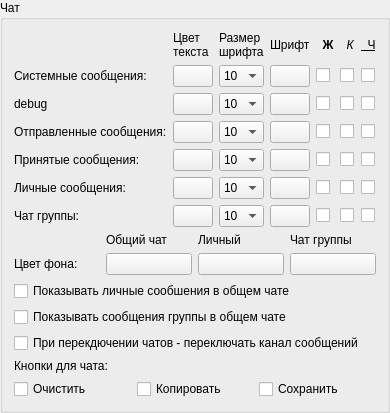
                      <widget class="QGroupBox" name="groupBox_6">
                       <property name="title">
                        <string>Чат</string>
                       </property>
                       <layout class="QVBoxLayout" name="verticalLayout_27">
                        <item>
                         <layout class="QGridLayout" name="gridLayout_6">
                          <item row="3" column="4">
                           <widget class="QCheckBox" name="cb_weightFontChatPush">
                            <property name="text">
                             <string/>
                            </property>
                           </widget>
                          </item>
                          <item row="5" column="3">
                           <widget class="QPushButton" name="pb_chatPrivateFont">
                            <property name="text">
                             <string/>
                            </property>
                           </widget>
                          </item>
                          <item row="5" column="1">
                           <widget class="QPushButton" name="pb_colorChatPrivate">
                            <property name="text">
                             <string/>
                            </property>
                           </widget>
                          </item>
                          <item row="5" column="6">
                           <widget class="QCheckBox" name="cb_underlineFontChatPrivate">
                            <property name="text">
                             <string/>
                            </property>
                           </widget>
                          </item>
                          <item row="2" column="1">
                           <widget class="QPushButton" name="pb_colorDebug">
                            <property name="text">
                             <string/>
                            </property>
                           </widget>
                          </item>
                          <item row="2" column="0">
                           <widget class="QLabel" name="label_52">
                            <property name="text">
                             <string>debug</string>
                            </property>
                           </widget>
                          </item>
                          <item row="4" column="1">
                           <widget class="QPushButton" name="pb_colorChatPull">
                            <property name="text">
                             <string/>
                            </property>
                           </widget>
                          </item>
                          <item row="4" column="0">
                           <widget class="QLabel" name="label_54">
                            <property name="text">
                             <string>Принятые сообщения:</string>
                            </property>
                           </widget>
                          </item>
                          <item row="4" column="4">
                           <widget class="QCheckBox" name="cb_weightFontChatPull">
                            <property name="text">
                             <string/>
                            </property>
                           </widget>
                          </item>
                          <item row="1" column="5">
                           <widget class="QCheckBox" name="cb_italicFontSystemInfo">
                            <property name="text">
                             <string/>
                            </property>
                           </widget>
                          </item>
                          <item row="0" column="5">
                           <widget class="QLabel" name="label_60">
                            <property name="font">
                             <font>
                              <italic>true</italic>
                             </font>
                            </property>
                            <property name="text">
                             <string>  К</string>
                            </property>
                           </widget>
                          </item>
                          <item row="1" column="4">
                           <widget class="QCheckBox" name="cb_weightFontSystemInfo">
                            <property name="text">
                             <string/>
                            </property>
                           </widget>
                          </item>
                          <item row="2" column="6">
                           <widget class="QCheckBox" name="cb_underlineFontDebug">
                            <property name="text">
                             <string/>
                            </property>
                           </widget>
                          </item>
                          <item row="1" column="0">
                           <widget class="QLabel" name="label_51">
                            <property name="text">
                             <string>Системные сообщения:</string>
                            </property>
                           </widget>
                          </item>
                          <item row="1" column="6">
                           <widget class="QCheckBox" name="cb_underlineFontSystemInfo">
                            <property name="text">
                             <string/>
                            </property>
                           </widget>
                          </item>
                          <item row="0" column="3">
                           <widget class="QLabel" name="label_58">
                            <property name="text">
                             <string>Шрифт</string>
                            </property>
                           </widget>
                          </item>
                          <item row="1" column="2">
                           <widget class="QComboBox" name="cb_systemInfoFondSize">
                            <item>
                             <property name="text">
                              <string>10</string>
                             </property>
                            </item>
                            <item>
                             <property name="text">
                              <string>11</string>
                             </property>
                            </item>
                            <item>
                             <property name="text">
                              <string>12</string>
                             </property>
                            </item>
                            <item>
                             <property name="text">
                              <string>13</string>
                             </property>
                            </item>
                            <item>
                             <property name="text">
                              <string>14</string>
                             </property>
                            </item>
                            <item>
                             <property name="text">
                              <string>15</string>
                             </property>
                            </item>
                            <item>
                             <property name="text">
                              <string>16</string>
                             </property>
                            </item>
                            <item>
                             <property name="text">
                              <string>17</string>
                             </property>
                            </item>
                            <item>
                             <property name="text">
                              <string>18</string>
                             </property>
                            </item>
                           </widget>
                          </item>
                          <item row="1" column="1">
                           <widget class="QPushButton" name="pb_colorSystemInfo">
                            <property name="text">
                             <string/>
                            </property>
                           </widget>
                          </item>
                          <item row="0" column="4">
                           <widget class="QLabel" name="label_59">
                            <property name="font">
                             <font>
                              <weight>75</weight>
                              <bold>true</bold>
                             </font>
                            </property>
                            <property name="text">
                             <string>  Ж</string>
                            </property>
                           </widget>
                          </item>
                          <item row="3" column="5">
                           <widget class="QCheckBox" name="cb_italicFontChatPush">
                            <property name="text">
                             <string/>
                            </property>
                           </widget>
                          </item>
                          <item row="2" column="5">
                           <widget class="QCheckBox" name="cb_italicFontDebug">
                            <property name="text">
                             <string/>
                            </property>
                           </widget>
                          </item>
                          <item row="2" column="4">
                           <widget class="QCheckBox" name="cb_weightFontDebug">
                            <property name="text">
                             <string/>
                            </property>
                           </widget>
                          </item>
                          <item row="1" column="3">
                           <widget class="QPushButton" name="pb_systemInfoFond">
                            <property name="text">
                             <string/>
                            </property>
                           </widget>
                          </item>
                          <item row="3" column="0">
                           <widget class="QLabel" name="label_53">
                            <property name="text">
                             <string>Отправленные сообщения:</string>
                            </property>
                           </widget>
                          </item>
                          <item row="3" column="1">
                           <widget class="QPushButton" name="pb_colorChatPush">
                            <property name="text">
                             <string/>
                            </property>
                           </widget>
                          </item>
                          <item row="0" column="2">
                           <widget class="QLabel" name="label_57">
                            <property name="text">
                             <string>Размер 
шрифта</string>
                            </property>
                           </widget>
                          </item>
                          <item row="3" column="6">
                           <widget class="QCheckBox" name="cb_underlineFontChatPush">
                            <property name="text">
                             <string/>
                            </property>
                           </widget>
                          </item>
                          <item row="4" column="5">
                           <widget class="QCheckBox" name="cb_italicFontChatPull">
                            <property name="text">
                             <string/>
                            </property>
                           </widget>
                          </item>
                          <item row="0" column="1">
                           <widget class="QLabel" name="label_56">
                            <property name="text">
                             <string>Цвет 
текста</string>
                            </property>
                           </widget>
                          </item>
                          <item row="4" column="6">
                           <widget class="QCheckBox" name="cb_underlineFontChatPull">
                            <property name="text">
                             <string/>
                            </property>
                           </widget>
                          </item>
                          <item row="2" column="3">
                           <widget class="QPushButton" name="pb_debugFond">
                            <property name="text">
                             <string/>
                            </property>
                           </widget>
                          </item>
                          <item row="0" column="6">
                           <widget class="QLabel" name="label_61">
                            <property name="font">
                             <font>
                              <underline>true</underline>
                             </font>
                            </property>
                            <property name="text">
                             <string>  Ч</string>
                            </property>
                           </widget>
                          </item>
                          <item row="3" column="3">
                           <widget class="QPushButton" name="pb_chatPushFont">
                            <property name="text">
                             <string/>
                            </property>
                           </widget>
                          </item>
                          <item row="4" column="3">
                           <widget class="QPushButton" name="pb_chatPullFont">
                            <property name="text">
                             <string/>
                            </property>
                           </widget>
                          </item>
                          <item row="2" column="2">
                           <widget class="QComboBox" name="cb_debugFondSize">
                            <item>
                             <property name="text">
                              <string>10</string>
                             </property>
                            </item>
                            <item>
                             <property name="text">
                              <string>11</string>
                             </property>
                            </item>
                            <item>
                             <property name="text">
                              <string>12</string>
                             </property>
                            </item>
                            <item>
                             <property name="text">
                              <string>13</string>
                             </property>
                            </item>
                            <item>
                             <property name="text">
                              <string>14</string>
                             </property>
                            </item>
                            <item>
                             <property name="text">
                              <string>15</string>
                             </property>
                            </item>
                            <item>
                             <property name="text">
                              <string>16</string>
                             </property>
                            </item>
                            <item>
                             <property name="text">
                              <string>17</string>
                             </property>
                            </item>
                            <item>
                             <property name="text">
                              <string>18</string>
                             </property>
                            </item>
                           </widget>
                          </item>
                          <item row="3" column="2">
                           <widget class="QComboBox" name="cb_chatPushFontSize">
                            <item>
                             <property name="text">
                              <string>10</string>
                             </property>
                            </item>
                            <item>
                             <property name="text">
                              <string>11</string>
                             </property>
                            </item>
                            <item>
                             <property name="text">
                              <string>12</string>
                             </property>
                            </item>
                            <item>
                             <property name="text">
                              <string>13</string>
                             </property>
                            </item>
                            <item>
                             <property name="text">
                              <string>14</string>
                             </property>
                            </item>
                            <item>
                             <property name="text">
                              <string>15</string>
                             </property>
                            </item>
                            <item>
                             <property name="text">
                              <string>16</string>
                             </property>
                            </item>
                            <item>
                             <property name="text">
                              <string>17</string>
                             </property>
                            </item>
                            <item>
                             <property name="text">
                              <string>18</string>
                             </property>
                            </item>
                           </widget>
                          </item>
                          <item row="4" column="2">
                           <widget class="QComboBox" name="cb_chatPullFontSize">
                            <item>
                             <property name="text">
                              <string>10</string>
                             </property>
                            </item>
                            <item>
                             <property name="text">
                              <string>11</string>
                             </property>
                            </item>
                            <item>
                             <property name="text">
                              <string>12</string>
                             </property>
                            </item>
                            <item>
                             <property name="text">
                              <string>13</string>
                             </property>
                            </item>
                            <item>
                             <property name="text">
                              <string>14</string>
                             </property>
                            </item>
                            <item>
                             <property name="text">
                              <string>15</string>
                             </property>
                            </item>
                            <item>
                             <property name="text">
                              <string>16</string>
                             </property>
                            </item>
                            <item>
                             <property name="text">
                              <string>17</string>
                             </property>
                            </item>
                            <item>
                             <property name="text">
                              <string>18</string>
                             </property>
                            </item>
                           </widget>
                          </item>
                          <item row="5" column="2">
                           <widget class="QComboBox" name="cb_chatPrivateFontSize">
                            <item>
                             <property name="text">
                              <string>10</string>
                             </property>
                            </item>
                            <item>
                             <property name="text">
                              <string>11</string>
                             </property>
                            </item>
                            <item>
                             <property name="text">
                              <string>12</string>
                             </property>
                            </item>
                            <item>
                             <property name="text">
                              <string>13</string>
                             </property>
                            </item>
                            <item>
                             <property name="text">
                              <string>14</string>
                             </property>
                            </item>
                            <item>
                             <property name="text">
                              <string>15</string>
                             </property>
                            </item>
                            <item>
                             <property name="text">
                              <string>16</string>
                             </property>
                            </item>
                            <item>
                             <property name="text">
                              <string>17</string>
                             </property>
                            </item>
                            <item>
                             <property name="text">
                              <string>18</string>
                             </property>
                            </item>
                           </widget>
                          </item>
                          <item row="5" column="0">
                           <widget class="QLabel" name="label_15">
                            <property name="text">
                             <string>Личные сообщения:</string>
                            </property>
                           </widget>
                          </item>
                          <item row="5" column="4">
                           <widget class="QCheckBox" name="cb_weightFontChatPrivate">
                            <property name="text">
                             <string/>
                            </property>
                           </widget>
                          </item>
                          <item row="5" column="5">
                           <widget class="QCheckBox" name="cb_italicFontChatPrivate">
                            <property name="text">
                             <string/>
                            </property>
                           </widget>
                          </item>
                          <item row="6" column="0">
                           <widget class="QLabel" name="label_18">
                            <property name="text">
                             <string>Чат группы:</string>
                            </property>
                           </widget>
                          </item>
                          <item row="6" column="1">
                           <widget class="QPushButton" name="pb_colorChatGroup">
                            <property name="text">
                             <string/>
                            </property>
                           </widget>
                          </item>
                          <item row="6" column="2">
                           <widget class="QComboBox" name="cb_chatGroupFontSize">
                            <item>
                             <property name="text">
                              <string>10</string>
                             </property>
                            </item>
                            <item>
                             <property name="text">
                              <string>11</string>
                             </property>
                            </item>
                            <item>
                             <property name="text">
                              <string>12</string>
                             </property>
                            </item>
                            <item>
                             <property name="text">
                              <string>13</string>
                             </property>
                            </item>
                            <item>
                             <property name="text">
                              <string>14</string>
                             </property>
                            </item>
                            <item>
                             <property name="text">
                              <string>15</string>
                             </property>
                            </item>
                            <item>
                             <property name="text">
                              <string>16</string>
                             </property>
                            </item>
                            <item>
                             <property name="text">
                              <string>17</string>
                             </property>
                            </item>
                            <item>
                             <property name="text">
                              <string>18</string>
                             </property>
                            </item>
                           </widget>
                          </item>
                          <item row="6" column="3">
                           <widget class="QPushButton" name="pb_chatGroupFont">
                            <property name="text">
                             <string/>
                            </property>
                           </widget>
                          </item>
                          <item row="6" column="4">
                           <widget class="QCheckBox" name="cb_weightFontChatGroup">
                            <property name="text">
                             <string/>
                            </property>
                           </widget>
                          </item>
                          <item row="6" column="5">
                           <widget class="QCheckBox" name="cb_italicFontChatGroup">
                            <property name="text">
                             <string/>
                            </property>
                           </widget>
                          </item>
                          <item row="6" column="6">
                           <widget class="QCheckBox" name="cb_underlineFontChatGroup">
                            <property name="text">
                             <string/>
                            </property>
                           </widget>
                          </item>
                         </layout>
                        </item>
                        <item>
                         <layout class="QGridLayout" name="gridLayout_7">
                          <item row="1" column="0">
                           <widget class="QLabel" name="label_55">
                            <property name="text">
                             <string>Цвет фона:</string>
                            </property>
                           </widget>
                          </item>
                          <item row="0" column="1">
                           <widget class="QLabel" name="label_69">
                            <property name="text">
                             <string>Общий чат</string>
                            </property>
                           </widget>
                          </item>
                          <item row="0" column="2">
                           <widget class="QLabel" name="label_67">
                            <property name="text">
                             <string>Личный</string>
                            </property>
                           </widget>
                          </item>
                          <item row="1" column="1">
                           <widget class="QPushButton" name="pb_colorFonIndo">
                            <property name="text">
                             <string/>
                            </property>
                           </widget>
                          </item>
                          <item row="0" column="3">
                           <widget class="QLabel" name="label_64">
                            <property name="text">
                             <string>Чат группы</string>
                            </property>
                           </widget>
                          </item>
                          <item row="1" column="2">
                           <widget class="QPushButton" name="pb_colorFonPrivat">
                            <property name="text">
                             <string/>
                            </property>
                           </widget>
                          </item>
                          <item row="1" column="3">
                           <widget class="QPushButton" name="pb_colorFonGroup">
                            <property name="text">
                             <string/>
                            </property>
                           </widget>
                          </item>
                         </layout>
                        </item>
                        <item>
                         <layout class="QVBoxLayout" name="verticalLayout_17">
                          <item>
                           <widget class="QCheckBox" name="cb_messagePrivatTotalChat">
                            <property name="text">
                             <string>Показывать личные сообшения в общем чате</string>
                            </property>
                           </widget>
                          </item>
                          <item>
                           <widget class="QCheckBox" name="cb_messageGroupTotalChat">
                            <property name="text">
                             <string>Показывать сообщения группы в общем чате</string>
                            </property>
                           </widget>
                          </item>
                          <item>
                           <widget class="QCheckBox" name="ch_streamChat">
                            <property name="text">
                             <string>При перекдючении чатов - переключать канал сообщений</string>
                            </property>
                           </widget>
                          </item>
                         </layout>
                        </item>
                        <item>
                         <widget class="QLabel" name="label_63">
                          <property name="text">
                           <string>Кнопки для чата:</string>
                          </property>
                         </widget>
                        </item>
                        <item>
                         <layout class="QHBoxLayout" name="horizontalLayout_37">
                          <item>
                           <widget class="QCheckBox" name="cb_clearText">
                            <property name="toolTip">
                             <string>Очистить чат</string>
                            </property>
                            <property name="text">
                             <string>Очистить</string>
                            </property>
                           </widget>
                          </item>
                          <item>
                           <widget class="QCheckBox" name="cb_copuText">
                            <property name="toolTip">
                             <string>Копировать чат в буффер обмена</string>
                            </property>
                            <property name="text">
                             <string>Копировать</string>
                            </property>
                           </widget>
                          </item>
                          <item>
                           <widget class="QCheckBox" name="cb_saveFileChat">
                            <property name="toolTip">
                             <string>Сохранить копию чата в файле</string>
                            </property>
                            <property name="text">
                             <string>Сохранить</string>
                            </property>
                           </widget>
                          </item>
                         </layout>
                        </item>
                       </layout>
                      </widget>
